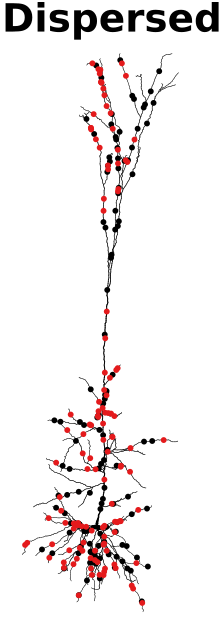

Recreate this plot in Python.
from pathlib import Path

import matplotlib

matplotlib.use("Agg")

import matplotlib.pyplot as plt
import numpy as np
from matplotlib.collections import LineCollection


SCRIPT_DIR = Path(__file__).resolve().parent
ROOT = SCRIPT_DIR.parents[2]
DATA_DIR = ROOT / "nc_final_data" / "FigureS3" / "FigureS3_a1"
GEOMETRY_DIR = ROOT / "nc_final_data" / "FigureS3" / "FigureS3_a"
OUTPUT = SCRIPT_DIR / "FigureS3_a1.pdf"
EXCITATORY_CHANNELS = 250
TOTAL_CHANNELS = 500


def project_point_to_segment(px, py, x0, y0, x1, y1):
    dx = x1 - x0
    dy = y1 - y0
    length_sq = dx * dx + dy * dy
    if length_sq <= 1e-12:
        return x0, y0, 0.0
    t = ((px - x0) * dx + (py - y0) * dy) / length_sq
    t = min(1.0, max(0.0, t))
    return x0 + t * dx, y0 + t * dy, t


def nearest_point(points, px, py, axis1, axis2):
    polyline = [
        (float(p[axis1]), float(p[axis2]), float(p[3])) for p in points
    ]
    best = None
    for i in range(1, len(polyline)):
        x0, y0, d0 = polyline[i - 1]
        x1, y1, d1 = polyline[i]
        x, y, t = project_point_to_segment(px, py, x0, y0, x1, y1)
        distance = float(np.hypot(x - px, y - py))
        diameter = float((1.0 - t) * d0 + t * d1)
        candidate = (distance, x, y, diameter)
        if best is None or candidate[0] < best[0]:
            best = candidate
    if best is None:
        return polyline[0]
    return best[1:]


def build_plot_data():
    points = np.load(GEOMETRY_DIR / "section_points.npy", allow_pickle=False)
    names = np.load(GEOMETRY_DIR / "section_names.npy", allow_pickle=False).astype(str)
    offsets = np.load(GEOMETRY_DIR / "section_offsets.npy", allow_pickle=False)
    parents = np.load(GEOMETRY_DIR / "section_parents.npy", allow_pickle=False)
    synapse_sections = np.load(DATA_DIR / "synapse_section.npy", allow_pickle=False).astype(str)
    synapse_locations = np.load(DATA_DIR / "synapse_location.npy", allow_pickle=False).astype(float)
    if len(synapse_sections) != TOTAL_CHANNELS:
        raise ValueError(f"Expected {TOTAL_CHANNELS} synapse sites.")
    synapse_type = np.where(
        np.arange(TOTAL_CHANNELS) < EXCITATORY_CHANNELS, "exc", "inh"
    )

    ranges = {
        name: float(points[:, i].max() - points[:, i].min())
        for i, name in enumerate(("x", "y", "z"))
    }
    axes = sorted(ranges, key=lambda name: ranges[name], reverse=True)
    axis1, axis2 = [("x", "y", "z").index(name) for name in axes[:2]]
    sections = [points[offsets[i]:offsets[i + 1]] for i in range(len(names))]
    section_map = {name: i for i, name in enumerate(names)}

    segments = []
    is_soma = []
    for name, section in zip(names, sections):
        for i in range(1, len(section)):
            previous, current = section[i - 1], section[i]
            segments.append((
                float(previous[axis1]), float(current[axis1]),
                float(previous[axis2]), float(current[axis2]),
                float(previous[3]), float(current[3]),
            ))
            is_soma.append("soma" in name)

    for section, parent_index in zip(sections, parents):
        if parent_index < 0:
            continue
        parent = sections[parent_index]
        child_start = (
            float(section[0, axis1]), float(section[0, axis2]), float(section[0, 3])
        )
        child_end = (
            float(section[-1, axis1]), float(section[-1, axis2]), float(section[-1, 3])
        )
        start_parent = nearest_point(parent, child_start[0], child_start[1], axis1, axis2)
        end_parent = nearest_point(parent, child_end[0], child_end[1], axis1, axis2)
        start_distance = np.hypot(
            start_parent[0] - child_start[0], start_parent[1] - child_start[1]
        )
        end_distance = np.hypot(
            end_parent[0] - child_end[0], end_parent[1] - child_end[1]
        )
        child, parent_point = (
            (child_start, start_parent) if start_distance <= end_distance
            else (child_end, end_parent)
        )
        child_x, child_y, child_d = child
        parent_x, parent_y, parent_d = parent_point
        if np.hypot(parent_x - child_x, parent_y - child_y) < 1e-9:
            continue
        segments.append((child_x, parent_x, child_y, parent_y, child_d, parent_d))
        is_soma.append(False)

    segments = np.asarray(segments, dtype=np.float64)
    rotated = segments.copy()
    rotated[:, 0] = -segments[:, 2]
    rotated[:, 1] = -segments[:, 3]
    rotated[:, 2] = segments[:, 0]
    rotated[:, 3] = segments[:, 1]

    selected = np.arange(TOTAL_CHANNELS) % 2 == 0
    synapse_xy = []
    for name, location in zip(synapse_sections[selected], synapse_locations[selected]):
        section = sections[section_map[name]]
        arcs = section[:, 4]
        target = float(location) * arcs[-1]
        x = float(np.interp(target, arcs, section[:, axis1]))
        y = float(np.interp(target, arcs, section[:, axis2]))
        synapse_xy.append((-y, x))

    return rotated, np.asarray(is_soma, dtype=bool), np.asarray(synapse_xy), synapse_type[selected]


TITLE = "Dispersed"


def main():
    segments, is_soma, synapse_xy, synapse_type = build_plot_data()
    exc = synapse_xy[synapse_type == "exc"]
    inh = synapse_xy[synapse_type == "inh"]
    lines = np.stack((segments[:, (0, 2)], segments[:, (1, 3)]), axis=1)
    widths = np.clip(0.30 + 0.16 * (segments[:, 4] + segments[:, 5]) / 2.0,
                     0.35, np.where(is_soma, 3.2, 1.8))
    with plt.rc_context({"font.family": "DejaVu Sans", "font.size": 15,
                         "pdf.fonttype": 42, "ps.fonttype": 42}):
        fig, ax = plt.subplots(figsize=(2.85, 6.2))
        ax.add_collection(LineCollection(lines, colors="#000000", linewidths=widths,
                                         capstyle="round", joinstyle="round", zorder=1))
        xs, ys = segments[:, :2].ravel(), segments[:, 2:4].ravel()
        dx, dy = xs.max() - xs.min(), ys.max() - ys.min()
        px, py = dx * 0.025 if dx > 0 else 1.0, dy * 0.025 if dy > 0 else 1.0
        ax.set_xlim(xs.min() - px, xs.max() + px)
        ax.set_ylim(ys.min() - py, ys.max() + py)
        ax.set_aspect("equal", adjustable="box")
        for points, color, zorder in ((inh, "#000000", 3), (exc, "#e41a1c", 4)):
            if len(points):
                ax.scatter(points[:, 0], points[:, 1], s=18.0, color=color,
                           edgecolors="none", zorder=zorder)
        ax.set_title(TITLE, fontsize=28, fontweight="bold", pad=2, x=0.57)
        ax.axis("off")
        fig.subplots_adjust(left=0.005, right=0.995, bottom=0.005, top=0.95)
        fig.savefig(OUTPUT, format="pdf", bbox_inches="tight", pad_inches=0.02)
        plt.close(fig)


if __name__ == "__main__":
    main()
